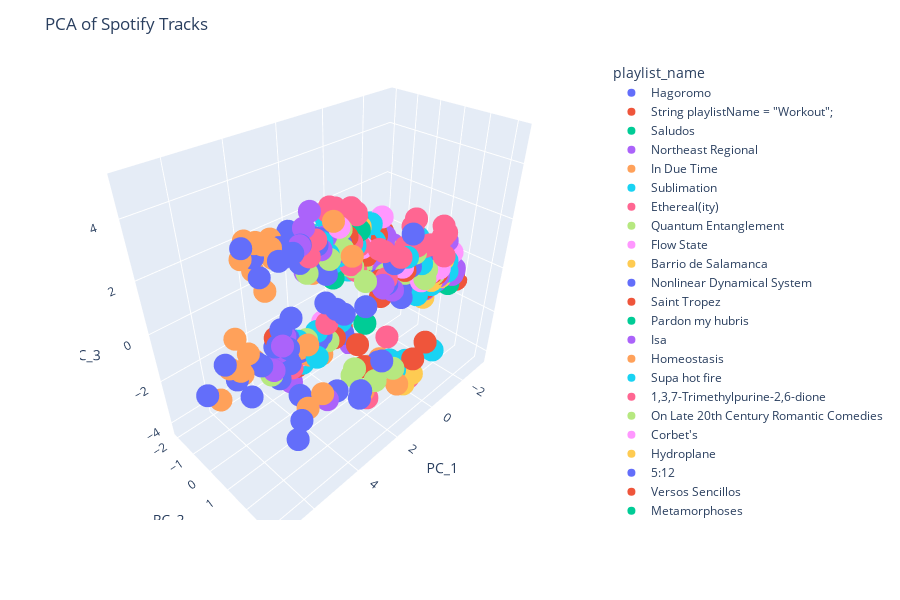

The code cell stored with this chart in its notebook:
### Code cell
fig = px.scatter_3d(joined_df, x='PC_1', y='PC_2', z='PC_3', hover_name=joined_df.index, color="playlist_name")
fig.update_layout(
    height=600,
    width=900,
    title_text='PCA of Spotify Tracks'
)
fig.show()
